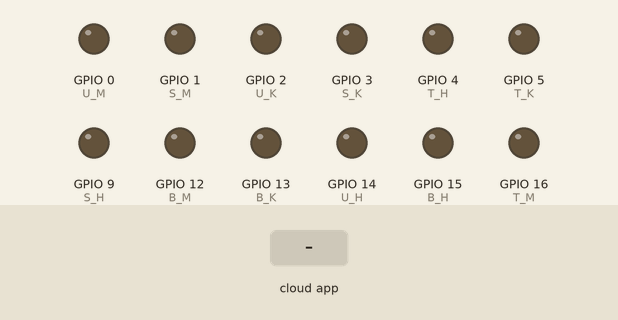
This sketch was run on a simulated ESP8266 (NodeMCU). Shown: output pins drawn as LEDs (lit = HIGH). The inputs (shaded band) are chosen by the test bench. WiFi joins after 1.5 s; servers stay silent unless stated; the Firebase database answers and starts empty; what the sketch prints to the serial monitor is not drawn.

Above: at 3.7 s.
3.8 s: the phone or cloud app sets TLstate to 1
At 5.6 s:
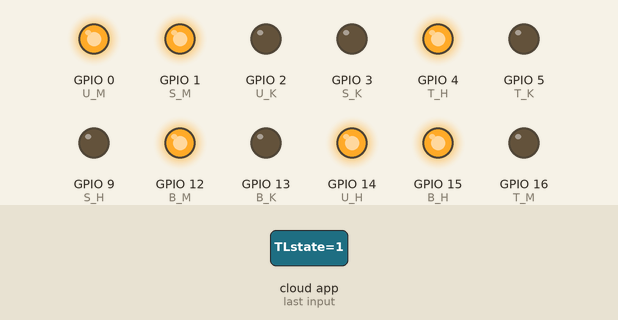
At 10.6 s:
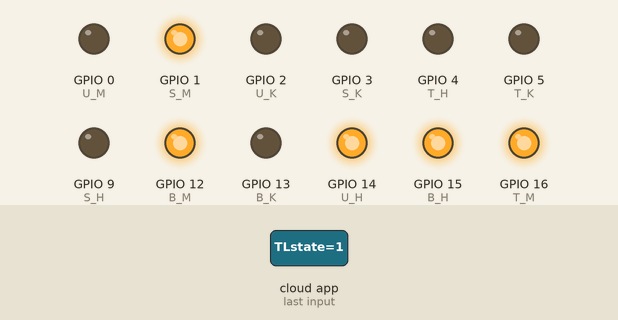
Timing chart, 0 to 17.5 s (numbered marks = the images above; inputs shaded):
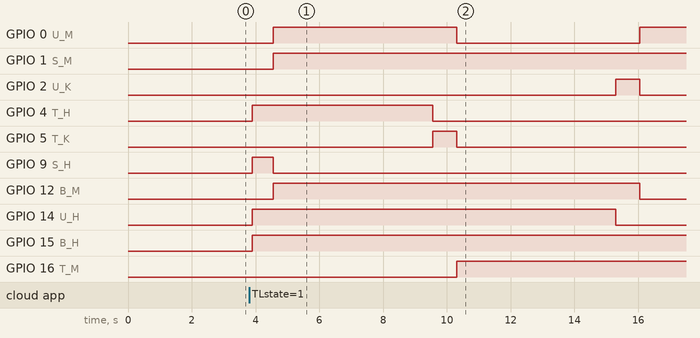

The sketch:

SketchTL.ino
```cpp
#include <ESP8266WiFi.h>
#include <FirebaseArduino.h>
const char* F_HOST= "smart-traffic-e7625.firebaseio.com";
const char* F_AUTH= "p5dVHb9lWwd7ihvGl2nzHeYcvwRf0VnveZTG6Zxv";
const char* ssid= "UGM_HOTSPOT (copy)";
const char* passwd="amienganteng";

const int T_M =16;
const int T_K =5;
const int T_H =4;
const int U_M =0;
const int U_K =2;
const int U_H =14;
const int B_M =12;
const int B_K =13;
const int B_H =15;
const int S_M =1;
const int S_K =3;
const int S_H =9;

int n = 0;
bool TLstate=false;
bool TLplaysound;
String TLsound;
String TlbUlamp = "", TluUlamp = "", TltUlamp = "", TlsUlamp = "";


void setup() {
  // put your setup code here, to run once:
  Serial.begin(9600);
  WiFi.begin(ssid,passwd);
  while(WiFi.status()!=WL_CONNECTED){
    delay(500);
    Serial.print(".");
    }
    Serial.println(WiFi.localIP());
    Firebase.begin(F_HOST,F_AUTH);
    delay(1000);

  //timur
  pinMode(T_M,OUTPUT);
  pinMode(T_K,OUTPUT);
  pinMode(T_H,OUTPUT);
  //utara
  pinMode(U_M,OUTPUT);
  pinMode(U_K,OUTPUT);
  pinMode(U_H,OUTPUT);
  //barat
  pinMode(B_M,OUTPUT);
  pinMode(B_K,OUTPUT);
  pinMode(B_H,OUTPUT);
  //selatan
  pinMode(S_M,OUTPUT);
  pinMode(S_K,OUTPUT);
  pinMode(S_H,OUTPUT);
}


void loop() {
 TLstate = Firebase.getBool("/new-tl/-KlKL87oFYPYGnFJeb5F/-Kw0jLYHwFuK_X2VJskD/TLstate");
  Serial.println(TLstate);
  delay(500);
  if(TLstate==false){
    doEmergency();
    }
  else{
    otomatis();
    }

}


  void doEmergency(){
    getLampState();
    doLampState();
  }
  void getLampState(){
    TlbUlamp = Firebase.getString("/new-tl/-KlKL87oFYPYGnFJeb5F/-Kw0jLYHwFuK_X2VJskD/TLpos/TLb/ulamp");
    TltUlamp = Firebase.getString("/new-tl/-KlKL87oFYPYGnFJeb5F/-Kw0jLYHwFuK_X2VJskD/TLpos/TLt/ulamp");
    TluUlamp = Firebase.getString("/new-tl/-KlKL87oFYPYGnFJeb5F/-Kw0jLYHwFuK_X2VJskD/TLpos/TLu/ulamp");
    TlsUlamp = Firebase.getString("/new-tl/-KlKL87oFYPYGnFJeb5F/-Kw0jLYHwFuK_X2VJskD/TLpos/TLs/ulamp");
    TLplaysound = Firebase.getBool("/new-tl/-KlKL87oFYPYGnFJeb5F/-Kw0jLYHwFuK_X2VJskD/TLplaysound");
    }

    void doLampState(){
      //utara
        if (TlbUlamp == "red") {
            digitalWrite (B_H, 0);
            digitalWrite (B_K, 0);
            digitalWrite (B_M, 1);
        } else if (TlbUlamp == "yellow") {
            digitalWrite (B_H, 0);
            digitalWrite (B_K, 1);
            digitalWrite (B_M, 0);
        } else {
            digitalWrite (B_H, 1);
            digitalWrite (B_K, 0);
            digitalWrite (B_M, 0);
        }
      //timur
         if (TltUlamp == "red") {
             digitalWrite (T_H, 0);
             digitalWrite (T_K, 0);
             digitalWrite (T_M, 1);
        } else if (TltUlamp == "yellow") {
             digitalWrite (T_H, 0);
             digitalWrite (T_K, 1);
             digitalWrite (T_M, 0);
        } else {
             digitalWrite (T_H, 1);
             digitalWrite (T_K, 0);
             digitalWrite (T_M, 0);
        }
      //utara
         if (TluUlamp == "red") {
          digitalWrite (U_H, 0);
          digitalWrite (U_K, 0);
          digitalWrite (U_M, 1);
        } else if (TluUlamp == "yellow") {
          digitalWrite (U_H, 0);
          digitalWrite (U_K, 1);
          digitalWrite (U_M, 0);
        } else {
          digitalWrite (U_H, 1);
          digitalWrite (U_K, 0);
          digitalWrite (U_M, 0);
        }
      //selatan
         if (TlsUlamp == "red") {
          digitalWrite (S_H, 0);
          digitalWrite (S_K, 0);
          digitalWrite (S_M, 1);
        } else if (TlsUlamp == "yellow") {
          digitalWrite (S_H, 0);
          digitalWrite (S_K, 1);
          digitalWrite (S_M, 0);
        } else {
          digitalWrite (S_H, 1);
          digitalWrite (S_K, 0);
          digitalWrite (S_M, 0);
        }

      }

void otomatis(){
  digitalWrite(S_K, LOW);
  digitalWrite(T_H, HIGH);
  digitalWrite(U_M, HIGH);
  digitalWrite(B_M, HIGH);
  digitalWrite(S_M, HIGH);
  digitalWrite(T_M, LOW);
  digitalWrite(S_H, LOW);
  delay (5000);
  digitalWrite(T_H, LOW);
  digitalWrite(T_K, HIGH);
  delay (750);
  digitalWrite(T_K, LOW);
  digitalWrite(T_M, HIGH);
  digitalWrite(U_H, HIGH);
  digitalWrite(B_M, HIGH);
  digitalWrite(S_M, HIGH);
  digitalWrite(U_M, LOW);
  digitalWrite(T_H, LOW);
  delay (5000);
  digitalWrite(U_H, LOW);
  digitalWrite(U_K, HIGH);
  delay (750);
  digitalWrite(U_K, LOW);
  digitalWrite(T_M, HIGH);
  digitalWrite(U_M, HIGH);
  digitalWrite(B_H, HIGH);
  digitalWrite(S_M, HIGH);
  digitalWrite(B_M, LOW);
  digitalWrite(U_H, LOW);
  delay (5000);
  digitalWrite(B_H, LOW);
  digitalWrite(B_K, HIGH);
  delay (750);
  digitalWrite(B_K, LOW);
  digitalWrite(T_M, HIGH);
  digitalWrite(U_M, HIGH);
  digitalWrite(B_M, HIGH);
  digitalWrite(S_H, HIGH);
  digitalWrite(S_M, LOW);
  digitalWrite(B_H, LOW);
  delay (5000);
  digitalWrite(S_H, LOW);
  digitalWrite(S_K, HIGH);
  delay (750);
  }
```

Measured:
- after the input at 3.8 s, GPIO 0 (U_M): LOW → HIGH after 0.75 s, → LOW 5.8 s later, → HIGH 5.8 s later; GPIO 1 (S_M): LOW → HIGH after 0.75 s; GPIO 2 (U_K): LOW → HIGH after 11.5 s, → LOW 0.75 s later; GPIO 5 (T_K): LOW → HIGH after 5.8 s, → LOW 0.75 s later; GPIO 12 (B_M): LOW → HIGH after 0.75 s, → LOW 11.5 s later
